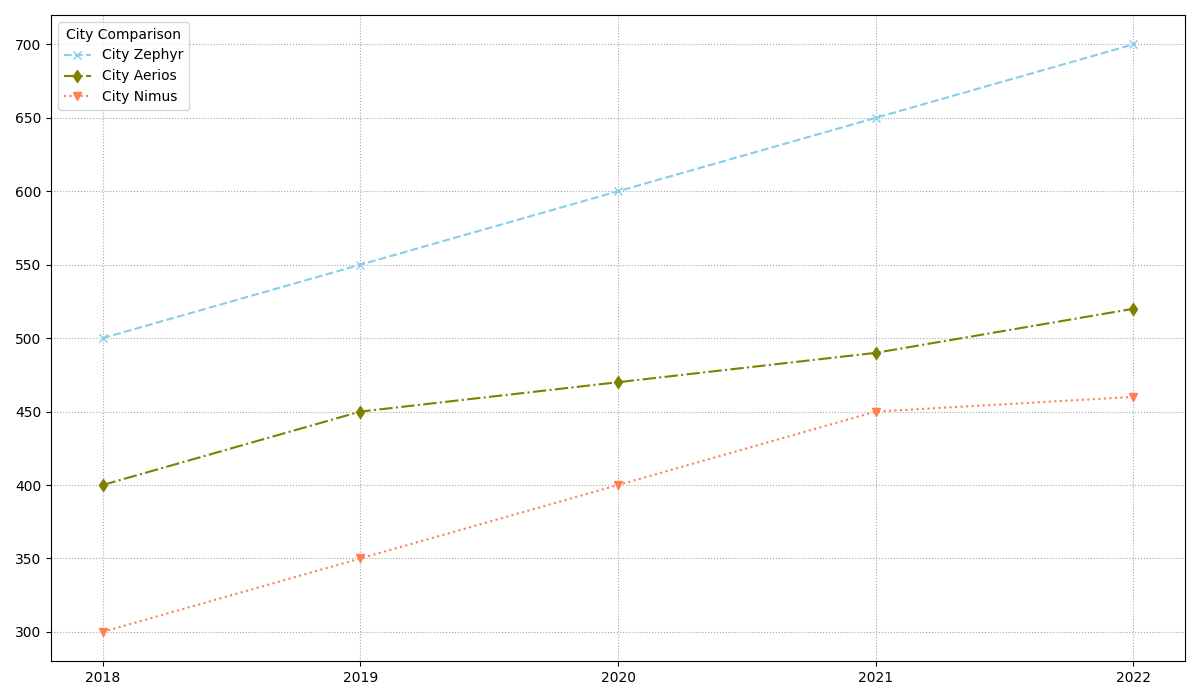

Source code (Python):
import matplotlib.pyplot as plt
import numpy as np

years = np.array([2018, 2019, 2020, 2021, 2022])
city_zephyr = np.array([500, 550, 600, 650, 700])
city_aerios = np.array([400, 450, 470, 490, 520])
city_nimus = np.array([300, 350, 400, 450, 460])

fig, ax = plt.subplots(figsize=(12, 7))

# Changed marker styles and line styles
ax.plot(years, city_zephyr, marker='x', linestyle='--', color='skyblue', label='City Zephyr')
ax.plot(years, city_aerios, marker='d', linestyle='-.', color='olive', label='City Aerios')
ax.plot(years, city_nimus, marker='v', linestyle=':', color='coral', label='City Nimus')

# Adjust grid style
ax.set_xticks(years)
ax.grid(True, linestyle=':', color='gray', alpha=0.7)

# Changed the legend style
ax.legend(title='City Comparison', fontsize=10, loc='upper left')

plt.tight_layout()
plt.show()
